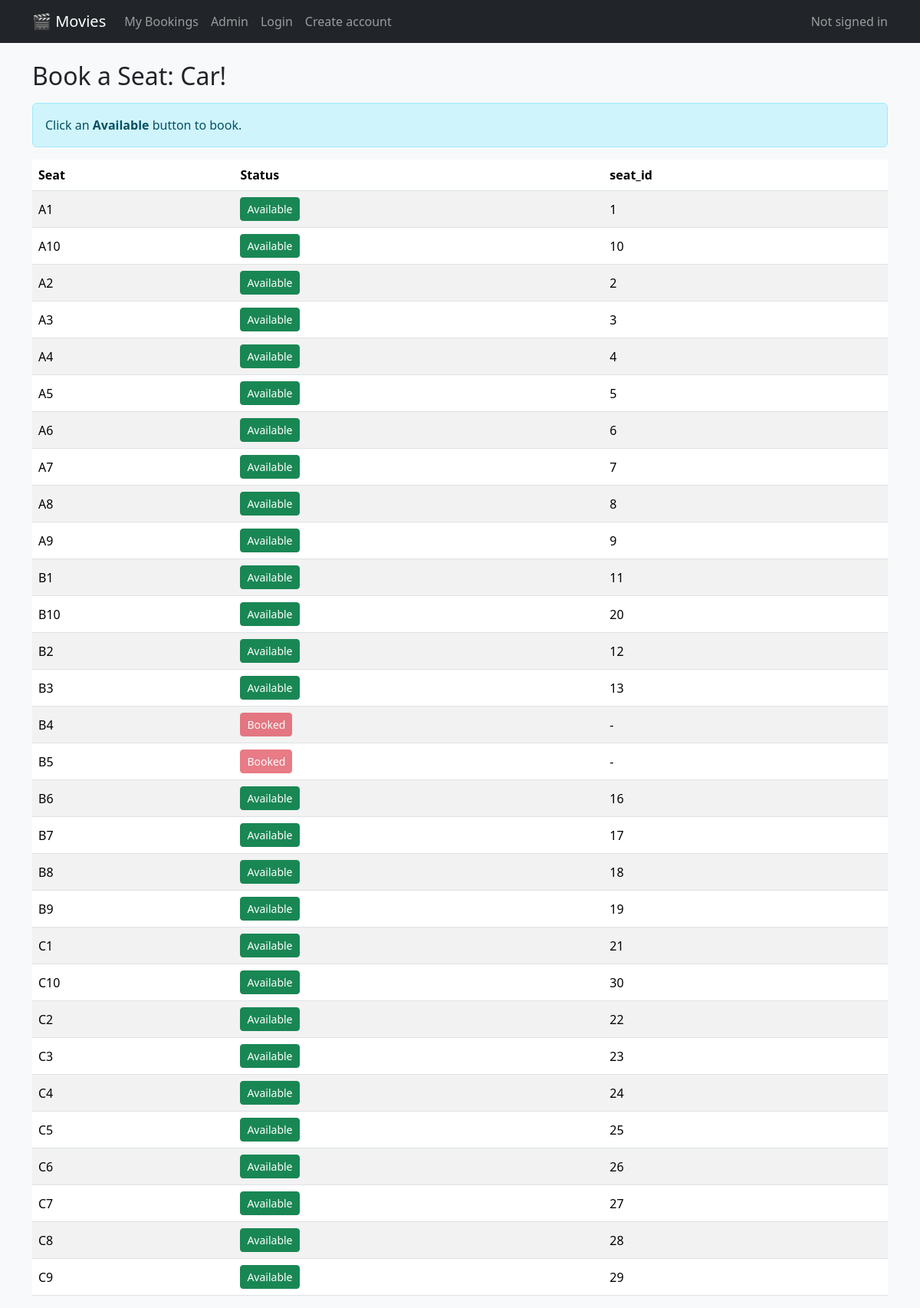
Screenshot of /book/1/ with the database file from the repository.
### bookings/models.py (models this page shows, shortened)
class Movie(models.Model):
    title = models.CharField(max_length=200)
    description = models.TextField(blank=True)
    release_date = models.DateField()
    duration = models.PositiveIntegerField(help_text="Duration in minutes")

class Seat(models.Model):
    seat_number = models.CharField(max_length=10, unique=True)
    booking_status = models.BooleanField(default=False)

### bookings/views.py (the view)
# urls.py: path('book/<int:movie_id>/', seat_booking, name='book_seat'),
def seat_booking(request, movie_id):
    movie = get_object_or_404(Movie, pk=movie_id)
    seats = (
        Seat.objects.order_by('seat_number')
        .annotate(is_booked=Exists(
            Booking.objects.filter(movie=movie, seat=OuterRef('pk'))
        ))
    )
    return render(request, 'bookings/seat_booking.html', {'movie': movie, 'seats': seats})

### bookings/templates/bookings/seat_booking.html (shortened to what this page needs)
{% extends 'bookings/base.html' %}
{% block content %}
<h2 class="mb-3">Book a Seat: {{ movie.title }}</h2>
<div class="alert alert-info">
  Click an <strong>Available</strong> button to book.
</div>
<table class="table table-striped align-middle">
  <thead><tr><th>Seat</th><th>Status</th><th>seat_id</th></tr></thead>
  <tbody>
    {% for s in seats %}
    <tr>
      <td>{{ s.seat_number }}</td>
      <td>
        {% if s.is_booked %}
          <button class="btn btn-sm btn-danger" disabled>Booked</button>
        {% else %}
          <button
            class="btn btn-sm btn-success book-btn"
            data-seat-id="{{ s.id }}"
            data-movie-id="{{ movie.id }}"
            type="button"
          >
            Available
          </button>
        {% endif %}
      </td>
      <td>{% if not s.is_booked %}{{ s.id }}{% else %}-{% endif %}</td>
    </tr>
    {% endfor %}
  </tbody>
</table>
{% endblock %}

### rows the page displays
Movie: title "Car!"
Seat: seat_number "A1", id "1"
Seat: seat_number "A10", id "10"
Seat: seat_number "A2", id "2"
Seat: seat_number "A3", id "3"
Seat: seat_number "A4", id "4"
Seat: seat_number "A5", id "5"
Seat: seat_number "A6", id "6"
Seat: seat_number "A7", id "7"
Seat: seat_number "A8", id "8"
Seat: seat_number "A9", id "9"
Seat: seat_number "B1", id "11"
Seat: seat_number "B10", id "20"
Seat: seat_number "B2", id "12"
Seat: seat_number "B3", id "13"
Seat: seat_number "B4", shows "Booked"
Seat: seat_number "B5", shows "Booked"
Seat: seat_number "B6", id "16"
Seat: seat_number "B7", id "17"
Seat: seat_number "B8", id "18"
Seat: seat_number "B9", id "19"
Seat: seat_number "C1", id "21"
Seat: seat_number "C10", id "30"
Seat: seat_number "C2", id "22"
Seat: seat_number "C3", id "23"
Seat: seat_number "C4", id "24"
Seat: seat_number "C5", id "25"
Seat: seat_number "C6", id "26"
Seat: seat_number "C7", id "27"
Seat: seat_number "C8", id "28"
Seat: seat_number "C9", id "29"
